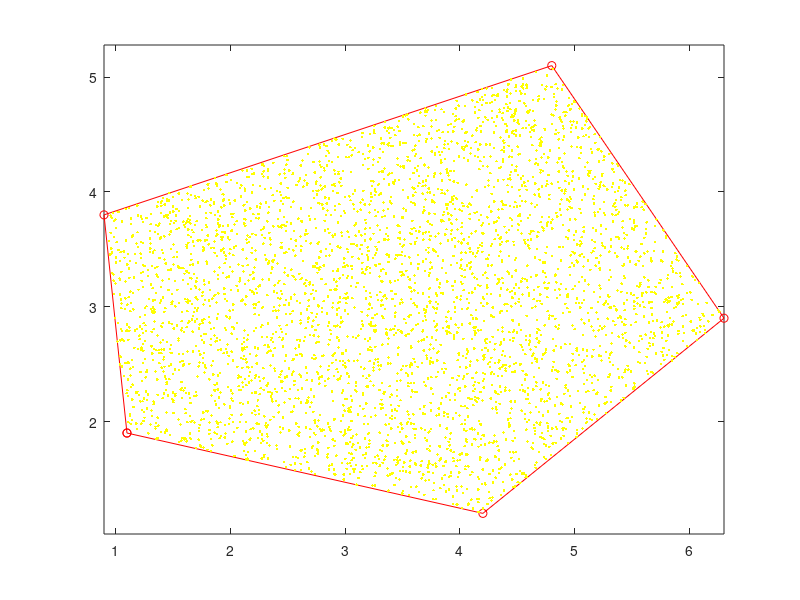

Here is the MATLAB script that generated this plot:
clear all;

n = 4096; % <-- Choose the desired number of points, preferably large
p1 = [1.1,1.9]; p2 = [4.2,1.2]; p3 = [6.3,2.9];
p4 = [4.8,5.1]; p5 = [0.9,3.8]; % The five pentagon vertices

a23 = abs(det([p2-p1;p3-p1])); % Twice the triangles' areas
a34 = abs(det([p3-p1;p4-p1]));
a45 = abs(det([p4-p1;p5-p1]));
sa = a23+a34+a45;
a = a23/sa; b = (a23+a34)/sa; % Normalize cumulative areas
r = rand(n,1); % Use this to select the triangle
s = sqrt(rand(n,1)); s2 = [s,s]; % Use these to select
t = rand(n,1); t2 = [t,t]; % points within a triangle
pa = (r<=a)*p2 + ((a<r)&(r<=b))*p3 + (b<r)*p4; % Generalized vertices
pb = (r<=a)*p3 + ((a<r)&(r<=b))*p4 + (b<r)*p5;
p = (1-s)*p1 + s2.*((1-t2).*pa + t2.*pb); % The random points

c = [p1;p2;p3;p4;p5;p1]; % Plot the pentagon in red
plot(c(:,1),c(:,2),'ro',c(:,1),c(:,2),'r-',...
     p(:,1),p(:,2),'y.') % Plot random points as yellow dots
axis equal
